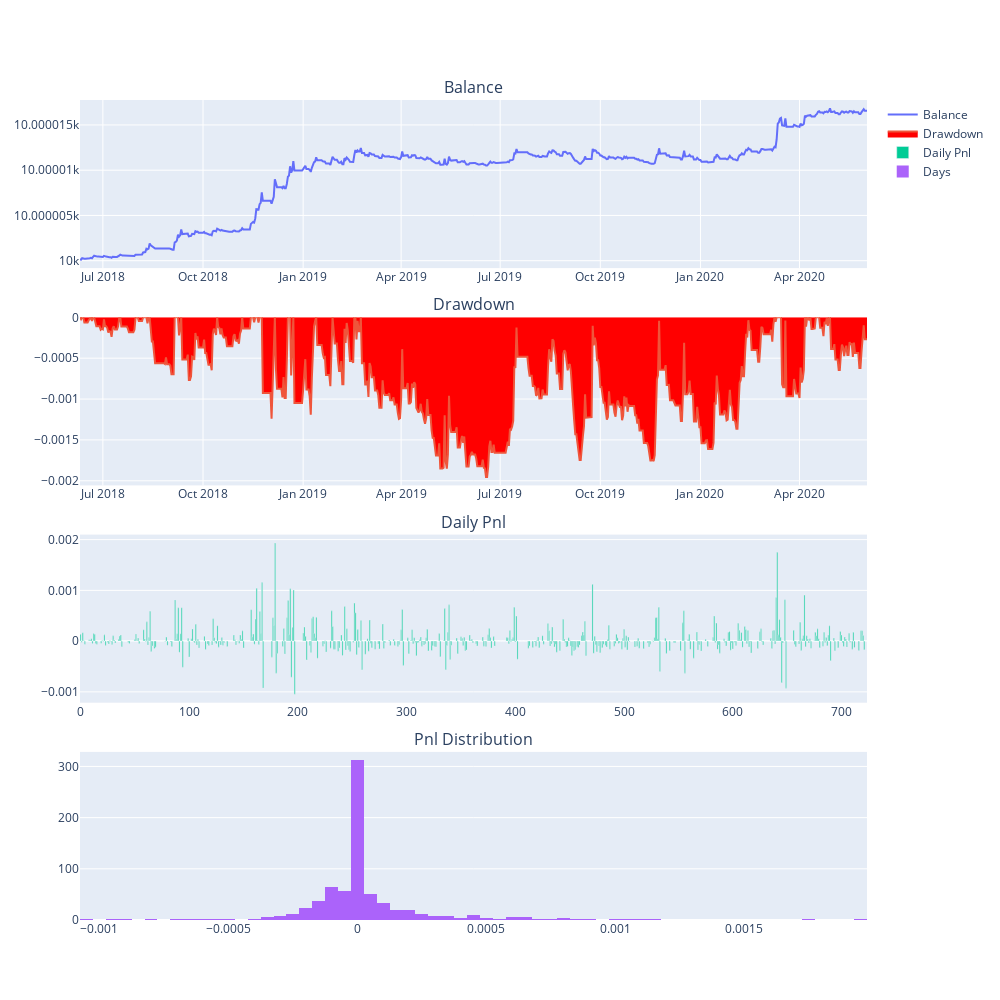

The code cell stored with this chart in its notebook:
### Code cell
df2 = run_backtesting(AberrationStrategy,setting=setting_aberration2,inverse=True)

### Figure 1 — Plotly figure (JSON) as saved in the notebook; plotly's stock layout.template omitted (floating-point values rounded to 4 significant figures; data arrays with more than 128 entries replaced by an {"elided": "..."} marker saying what was removed)
{"data": [{"mode": "lines", "name": "Balance", "type": "scatter", "x": {"elided": "724 str values"}, "xaxis": "x", "y": {"elided": "724 float values"}, "yaxis": "y"}, {"fill": "tozeroy", "fillcolor": "red", "mode": "lines", "name": "Drawdown", "type": "scatter", "x": {"elided": "724 str values"}, "xaxis": "x2", "y": {"elided": "724 float values"}, "yaxis": "y2"}, {"name": "Daily Pnl", "type": "bar", "xaxis": "x3", "y": {"elided": "724 float values"}, "yaxis": "y3"}, {"name": "Days", "nbinsx": 100, "type": "histogram", "x": {"elided": "724 float values"}, "xaxis": "x4", "yaxis": "y4"}], "layout": {"annotations": [{"font": {"size": 16}, "showarrow": false, "text": "Balance", "x": 0.5, "xanchor": "center", "xref": "paper", "y": 1, "yanchor": "bottom", "yref": "paper"}, {"font": {"size": 16}, "showarrow": false, "text": "Drawdown", "x": 0.5, "xanchor": "center", "xref": "paper", "y": 0.735, "yanchor": "bottom", "yref": "paper"}, {"font": {"size": 16}, "showarrow": false, "text": "Daily Pnl", "x": 0.5, "xanchor": "center", "xref": "paper", "y": 0.47, "yanchor": "bottom", "yref": "paper"}, {"font": {"size": 16}, "showarrow": false, "text": "Pnl Distribution", "x": 0.5, "xanchor": "center", "xref": "paper", "y": 0.205, "yanchor": "bottom", "yref": "paper"}], "height": 1000, "width": 1000, "xaxis": {"anchor": "y", "domain": [0, 1]}, "xaxis2": {"anchor": "y2", "domain": [0, 1]}, "xaxis3": {"anchor": "y3", "domain": [0, 1]}, "xaxis4": {"anchor": "y4", "domain": [0, 1]}, "yaxis": {"anchor": "x", "domain": [0.795, 1]}, "yaxis2": {"anchor": "x2", "domain": [0.53, 0.735]}, "yaxis3": {"anchor": "x3", "domain": [0.265, 0.47]}, "yaxis4": {"anchor": "x4", "domain": [0, 0.205]}}}
